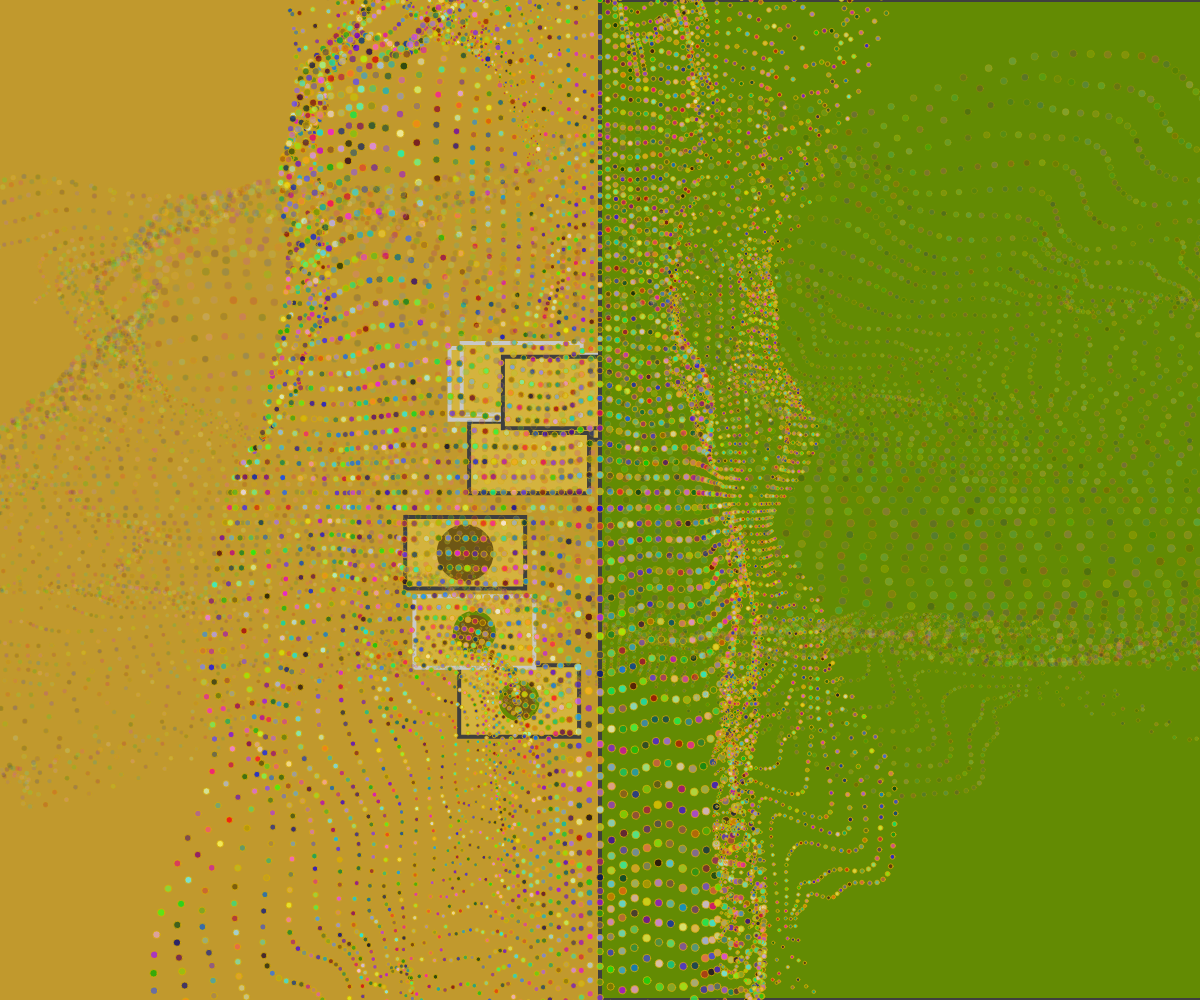
Frame 1 (no input)
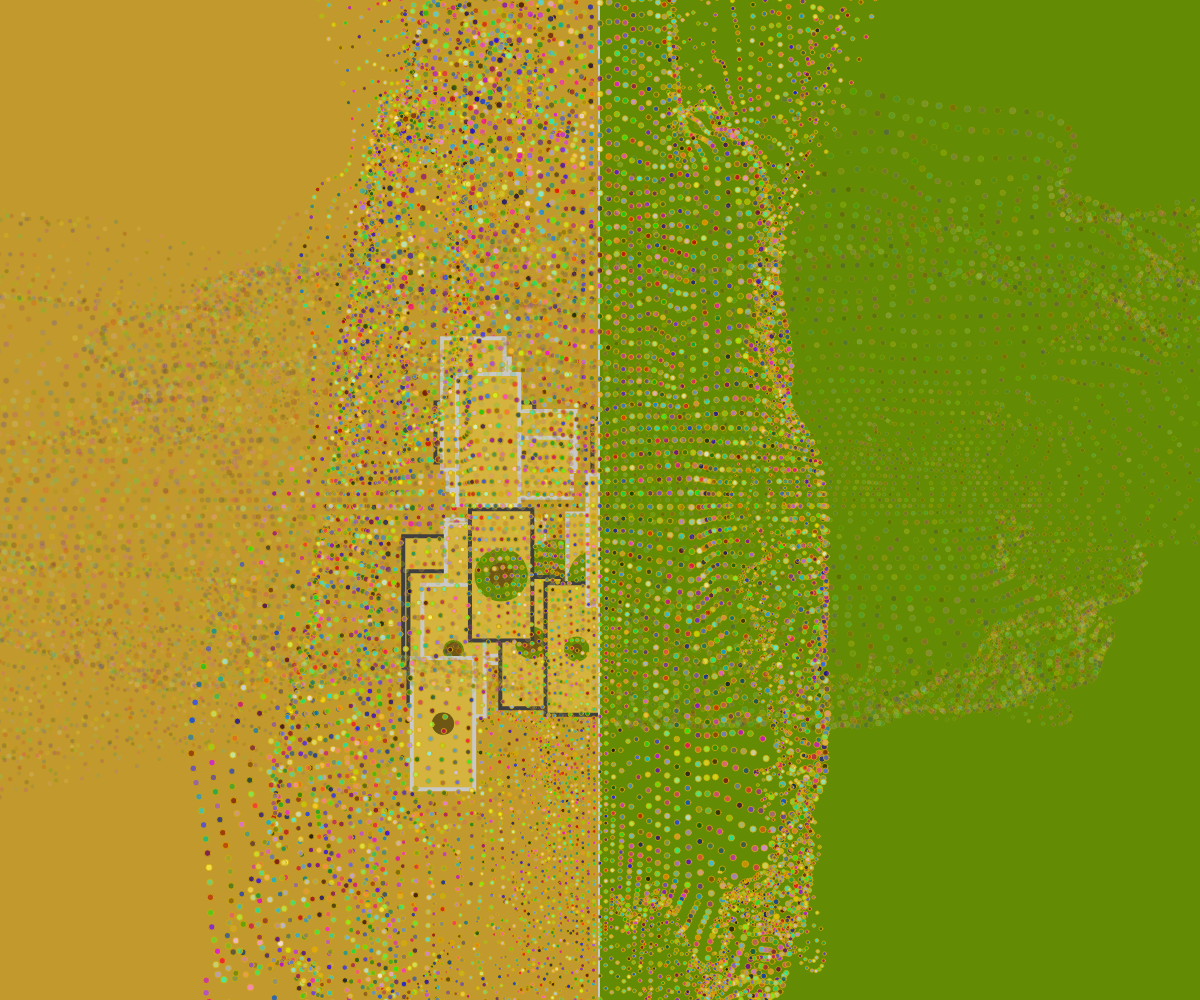
Frame 2 (the mouse pressed at the canvas centre, redrawn once)

The p5.js sketch that drew these frames (run headless with seeded random() and noise() and a simulated clock; the mouse was pressed at the canvas centre and the sketch redrawn once):

// p5.js sketch
// ── sketch.js
function setup() {
  createCanvas(windowWidth, windowHeight);
  background(193, 153, 45);
  //noFill();
}

function draw() {
  let xstart = random(10);
  let ty = random(20);

  // Random variables for rectangles
  let rectWidth = random(30, 150); // Random width for each rectangle
  let rectHeight = random(30, 150); // Random height for each rectangle

  let outline = [(66, 70, 63), 200];

  for (let i = 0; i < 5; i++) {
    for (let j = 0; j < 5; j++) {
      
      // Randomly calculate the position for each rectangle on the canvas
      let x = i + random(width / 3, (width / 3) * 2); // Random x position
      let y = j + random(height / 3, (height / 3) * 2); // Random y position

      stroke(random(outline));
      strokeWeight(4)
      fill(212, 179, 62);
      rect(x, y, rectWidth, rectHeight); 
      //rect(x, y, rectWidth / 2, rectHeight / 2);

      // Draws bigger circles on the previous rectangle
      if (y > height / 2) {
      noStroke();
      fill(99, 139, 3);
      circle(x + rectWidth / 2, y + rectHeight / 2, rectWidth / random(1, 3));
      fill(110, 87, 21);
      circle(x + rectWidth / 2, y + rectHeight / 2, rectWidth / random(2, 6));
      }

      // Green left side of background
      fill(99, 139, 3);
      rect(width / 2, 0, width, height);
    }
  }
  
  
  translate(width / 2, height / 2);

  // Nested loop. This part is used to establish the height size of the circles
  for (let y = -height / 2; y <= height / 2; y += 8) {
    ty += 0.02;
    let tx = xstart;

    // Used to establish the width size of the circles
    for (let x = -width / 6; x <= width / 6; x += 5) {
      tx += 0.04;
      let noiseFactor = noise(tx, ty);
      drawCircle(x, y, noiseFactor, 200);
      drawCircle(y, x, noiseFactor, 50);
    }
  }

  noLoop();
}

function drawCircle(newX, newY, newNoise, opa) {
  push();
  // Established how tight or separated the circles are drawn from each other
  translate(newX * newNoise * 3, newY * newNoise * 3);
  strokeWeight(1)
  stroke(214, 171, 4, opa);
  fill(random(255), random(255), random(255), opa);
  circle(0, 0, newNoise * 10);
  pop();
}

function mousePressed() {
  background(193, 153, 45);
  // colorMode(HSB);
  // background(45, random(40,100), 100) // Changes the background when mouse pressed
  loop(); // Loops the drawing
}
